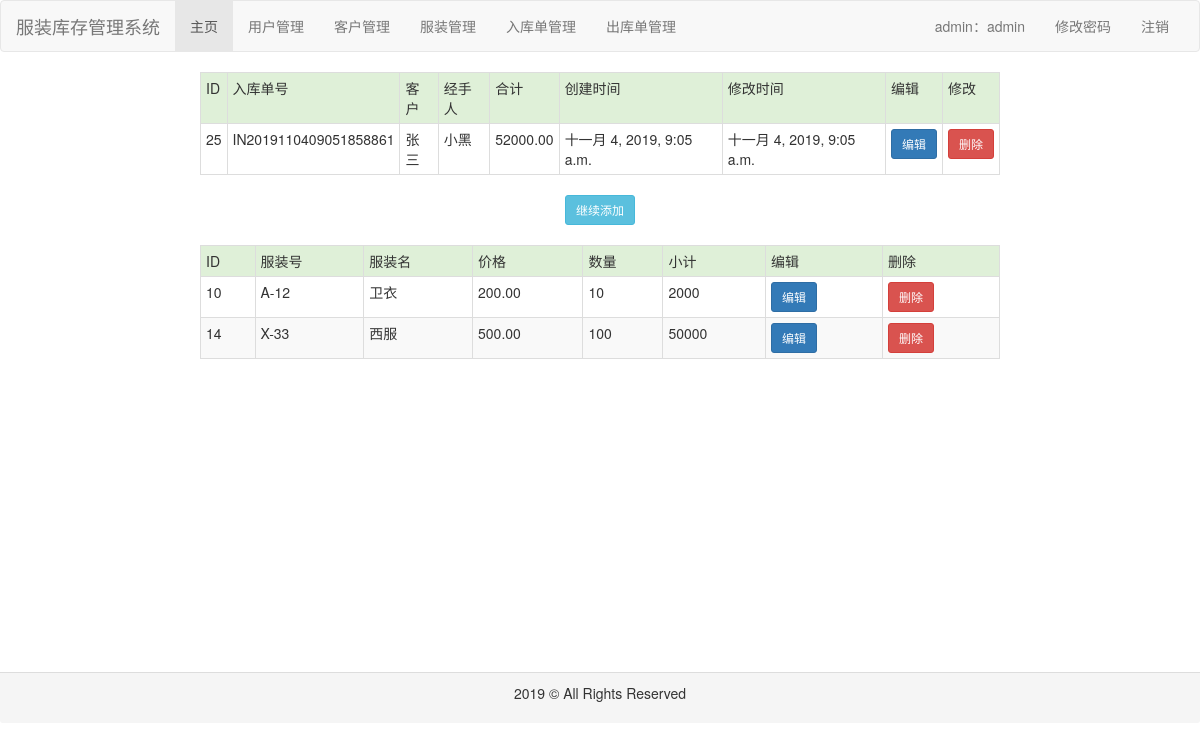
The page /inorder/detail/25 (signed in) on the database its author committed.
### common/models.py (models this page shows, shortened)
class Inorder(models.Model):
    code = models.CharField(max_length=32, verbose_name='入库单号')
    customer = models.ForeignKey(Customer, on_delete=models.CASCADE, verbose_name='客户')
    user = models.ForeignKey(User, on_delete=models.CASCADE, verbose_name='用户')
    clothes = models.ManyToManyField(Clothes, through='InorderClothes', verbose_name='服装')
    create_time = models.DateTimeField(auto_now_add=True, verbose_name='创建时间')
    modify_time = models.DateTimeField(auto_now=True, verbose_name='修改时间')
    class Meta:
        ordering = ['create_time']
        verbose_name = '入库单'
        verbose_name_plural = verbose_name

class Customer(models.Model):
    name = models.CharField(max_length=32, verbose_name='客户名')
    phone = models.CharField(max_length=32, verbose_name='电话')
    address = models.CharField(max_length=32, verbose_name='地址')
    create_time = models.DateTimeField(auto_now_add=True, verbose_name='创建时间')
    modify_time = models.DateTimeField(auto_now=True, verbose_name='修改时间')
    class Meta:
        ordering = ['create_time']
        verbose_name = '客户'
        verbose_name_plural = verbose_name

class User(models.Model):
    role_choices = (
        ('操作员', '操作员'),
        ('管理员', '管理员')
    )
    username = models.CharField(max_length=32, unique=True, verbose_name='用户名')
    password = models.CharField(max_length=100, verbose_name='密码')
    name = models.CharField(max_length=32, verbose_name='姓名')
    role = models.CharField(max_length=32, choices=role_choices, default='操作员', verbose_name='角色')
    create_time = models.DateTimeField(auto_now_add=True, verbose_name='创建时间')
    modify_time = models.DateTimeField(auto_now=True, verbose_name='修改时间')
    class Meta:
        ordering = ['create_time']
        verbose_name = '用户'
        verbose_name_plural = verbose_name

class InorderClothes(models.Model):
    inorder = models.ForeignKey(Inorder, on_delete=models.CASCADE, verbose_name='入库单')
    clothes = models.ForeignKey(Clothes, on_delete=models.CASCADE, verbose_name='服装')
    amount = models.PositiveIntegerField()
    class Meta:
        ordering = ['id']
        verbose_name = '入库单'
        verbose_name_plural = verbose_name

class Clothes(models.Model):
    size_choices = (
        ('S', 'S'),
        ('M', 'M'),
        ('L', 'L'),
        ('XL', 'XL'),
        ('XXL', 'XXL')
    )
    name = models.CharField(max_length=32, verbose_name='服装名')
    sn = models.CharField(max_length=32, unique=True, verbose_name='服装号')
    price = models.DecimalField(max_digits=10, decimal_places=2, verbose_name='价格')
    size = models.CharField(max_length=32, choices=size_choices, verbose_name='尺寸')
    color = models.CharField(max_length=32, verbose_name='颜色')
    stock = models.PositiveIntegerField(verbose_name='库存')
    image = models.ImageField(upload_to='clothes', verbose_name='图片')
    desc = models.CharField(max_length=200, verbose_name='描述')
    create_time = models.DateTimeField(auto_now_add=True, verbose_name='创建时间')
    modify_time = models.DateTimeField(auto_now=True, verbose_name='修改时间')
    class Meta:
        ordering = ['create_time']
        verbose_name = '服装'
        verbose_name_plural = verbose_name

### inorder/views.py (the view)
# urls.py: path('detail/<int:inorder_id>', views.detail, name='detail'),
def detail(request, inorder_id):
    qs1 = Inorder.objects.filter(id=inorder_id)
    qs2 = InorderClothes.objects.filter(inorder_id=inorder_id)
    sum = 0
    for foo in qs2:
        sum += foo.clothes.price * foo.amount
    context = {
        'qs1': qs1,
        'qs2': qs2,
        'sum': sum,
        'inorder_id': inorder_id
    }
    return render(request, 'inorder/detail.html', context)

### inorder/templates/inorder/detail.html (shortened to what this page needs)
{% extends 'base.html' %}
{% block content %}
    <div align="center" style="height: 600px">
        {% if qs1 %}
            <table class="table table-striped table-bordered table-hover  table-condensed" style="width: 800px">
                <tr class="success">
                    <td>ID</td>
                    <td>入库单号</td>
                    <td>客户</td>
                    <td>经手人</td>
                    <td>合计</td>
                    <td>创建时间</td>
                    <td>修改时间</td>
                    <td>编辑</td>
                    <td>修改</td>
                </tr>
                {% for foo in qs1 %}
                    <tr>
                        <td>{{ foo.id }}</td>
                        <td>{{ foo.code }}</td>
                        <td>{{ foo.customer.name }}</td>
                        <td>{{ foo.user.name }}</td>
                        <td>{{ sum }}</td>
                        <td>{{ foo.create_time }}</td>
                        <td>{{ foo.modify_time }}</td>
                        <td><a class="btn btn-primary btn-sm" href="{% url 'inorder:update' foo.id %}">编辑</a></td>
                        <td><a class="btn btn-danger btn-sm" href="{% url 'inorder:delete' foo.id %}">删除</a></td>
                    </tr>
                {% endfor %}
            </table>
        {% else %}
            <p>没有任何入库单</p>
        {% endif %}
        {% if qs2 %}
            <a class="btn btn-info btn-sm" href="{% url 'inorder:addmore' inorder_id %}">继续添加</a>
            <br>
            <br>
            <table class="table table-striped table-bordered table-hover  table-condensed" style="width: 800px">
                <tr class="success">
                    <td>ID</td>
                    <td>服装号</td>
                    <td>服装名</td>
                    <td>价格</td>
                    <td>数量</td>
                    <td>小计</td>
                    <td>编辑</td>
                    <td>删除</td>
                </tr>
                {% for foo in qs2 %}
                    <tr>
                        <td>{{ foo.id }}</td>
                        <td>{{ foo.clothes.sn }}</td>
                        <td>{{ foo.clothes.name }}</td>
                        <td>{{ foo.clothes.price }}</td>
                        <td>{{ foo.amount }}</td>
                        <td>{% widthratio foo.clothes.price 1 foo.amount %}
                        <td><a class="btn btn-primary btn-sm"
                               href="{% url 'inorder:editmore' inorder_id=inorder_id inorderclothes_id=foo.id %}">编辑</a>
                        </td>
                        <td><a class="btn btn-danger btn-sm"
                               href="{% url 'inorder:deletemore' inorder_id=inorder_id inorderclothes_id=foo.id %}">删除</a>
                        </td>
                    </tr>
                {% endfor %}
            </table>
        {% else %}
            <p>没有任何服装信息</p>
            <a class="btn btn-info btn-sm" href="{% url 'inorder:addmore' inorder_id %}">添加</a>
        {% endif %}
    </div>
{% endblock %}

### rows shown on the page
Inorder: id "25", code "IN2019110409051858861", customer.name "张三", user.name "小黑", sum "52000.00", create_time "十一月 4, 2019, 9:05 a.m.", modify_time "十一月 4, 2019, 9:05 a.m."
InorderClothes: id "10", clothes.sn "A-12", clothes.name "卫衣", clothes.price "200.00", amount "10", clothes+amount "2000"
InorderClothes: id "14", clothes.sn "X-33", clothes.name "西服", clothes.price "500.00", amount "100", clothes+amount "50000"

### other values the page prints
{{ request.session.user_role }} "admin"
{{ request.session.user_name }} "admin"
